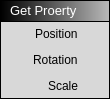
<?xml version="1.0" encoding="UTF-8"?>
<ui version="4.0">
 <class>GetGOPropertysBlock</class>
 <widget class="QWidget" name="GetGOPropertysBlock">
  <property name="geometry">
   <rect>
    <x>0</x>
    <y>0</y>
    <width>110</width>
    <height>99</height>
   </rect>
  </property>
  <property name="windowTitle">
   <string>Form</string>
  </property>
  <layout class="QHBoxLayout" name="horizontalLayout">
   <property name="leftMargin">
    <number>0</number>
   </property>
   <property name="topMargin">
    <number>0</number>
   </property>
   <property name="rightMargin">
    <number>0</number>
   </property>
   <property name="bottomMargin">
    <number>0</number>
   </property>
   <item>
    <widget class="QWidget" name="Holder" native="true">
     <property name="styleSheet">
      <string notr="true">QWidget#Holder { background-color: rgb(0, 0, 0); }</string>
     </property>
     <layout class="QVBoxLayout" name="verticalLayout_8">
      <property name="spacing">
       <number>1</number>
      </property>
      <property name="leftMargin">
       <number>1</number>
      </property>
      <property name="topMargin">
       <number>1</number>
      </property>
      <property name="rightMargin">
       <number>1</number>
      </property>
      <property name="bottomMargin">
       <number>1</number>
      </property>
      <item>
       <widget class="QWidget" name="Header" native="true">
        <property name="minimumSize">
         <size>
          <width>0</width>
          <height>20</height>
         </size>
        </property>
        <property name="maximumSize">
         <size>
          <width>16777215</width>
          <height>28</height>
         </size>
        </property>
        <property name="styleSheet">
         <string notr="true">background-color: qlineargradient(spread:pad, x1:0, y1:0, x2:1, y2:0, stop:0 rgba(0, 0, 0, 255), stop:1 rgba(184, 184, 184, 255));</string>
        </property>
        <layout class="QVBoxLayout" name="verticalLayout_5">
         <property name="spacing">
          <number>6</number>
         </property>
         <property name="leftMargin">
          <number>9</number>
         </property>
         <property name="topMargin">
          <number>0</number>
         </property>
         <property name="rightMargin">
          <number>9</number>
         </property>
         <property name="bottomMargin">
          <number>0</number>
         </property>
         <item>
          <widget class="QLabel" name="label">
           <property name="sizePolicy">
            <sizepolicy hsizetype="Maximum" vsizetype="Preferred">
             <horstretch>0</horstretch>
             <verstretch>0</verstretch>
            </sizepolicy>
           </property>
           <property name="maximumSize">
            <size>
             <width>16777215</width>
             <height>16777215</height>
            </size>
           </property>
           <property name="styleSheet">
            <string notr="true">background-color: rgba(255, 255, 255, 0);</string>
           </property>
           <property name="text">
            <string>&lt;html&gt;&lt;head/&gt;&lt;body&gt;&lt;p&gt;&lt;span style=&quot; font-size:10pt; color:#ffffff;&quot;&gt;Get Proerty&lt;/span&gt;&lt;/p&gt;&lt;/body&gt;&lt;/html&gt;</string>
           </property>
          </widget>
         </item>
        </layout>
       </widget>
      </item>
      <item>
       <widget class="QWidget" name="widget" native="true">
        <property name="styleSheet">
         <string notr="true">background-color: rgb(216, 216, 216);</string>
        </property>
        <layout class="QHBoxLayout" name="horizontalLayout_2">
         <property name="topMargin">
          <number>2</number>
         </property>
         <property name="bottomMargin">
          <number>2</number>
         </property>
         <item>
          <widget class="QWidget" name="OutNodes" native="true">
           <property name="layoutDirection">
            <enum>Qt::RightToLeft</enum>
           </property>
           <layout class="QVBoxLayout" name="verticalLayout">
            <property name="leftMargin">
             <number>0</number>
            </property>
            <property name="topMargin">
             <number>0</number>
            </property>
            <property name="rightMargin">
             <number>0</number>
            </property>
            <property name="bottomMargin">
             <number>0</number>
            </property>
            <item>
             <widget class="QWidget" name="PositionRow" native="true">
              <layout class="QHBoxLayout" name="horizontalLayout_3">
               <property name="leftMargin">
                <number>0</number>
               </property>
               <property name="topMargin">
                <number>0</number>
               </property>
               <property name="rightMargin">
                <number>0</number>
               </property>
               <property name="bottomMargin">
                <number>0</number>
               </property>
               <item>
                <widget class="ConnectorOut" name="PositionNode" native="true">
                 <property name="sizePolicy">
                  <sizepolicy hsizetype="Preferred" vsizetype="Preferred">
                   <horstretch>0</horstretch>
                   <verstretch>0</verstretch>
                  </sizepolicy>
                 </property>
                 <property name="minimumSize">
                  <size>
                   <width>16</width>
                   <height>16</height>
                  </size>
                 </property>
                 <property name="maximumSize">
                  <size>
                   <width>16</width>
                   <height>16</height>
                  </size>
                 </property>
                 <property name="styleSheet">
                  <string notr="true"/>
                 </property>
                </widget>
               </item>
               <item>
                <widget class="QLabel" name="PositionLabel">
                 <property name="text">
                  <string>Position</string>
                 </property>
                </widget>
               </item>
               <item>
                <spacer name="horizontalSpacer_3">
                 <property name="orientation">
                  <enum>Qt::Horizontal</enum>
                 </property>
                 <property name="sizeHint" stdset="0">
                  <size>
                   <width>40</width>
                   <height>20</height>
                  </size>
                 </property>
                </spacer>
               </item>
              </layout>
             </widget>
            </item>
            <item>
             <widget class="QWidget" name="RotationRow" native="true">
              <layout class="QHBoxLayout" name="horizontalLayout_5">
               <property name="leftMargin">
                <number>0</number>
               </property>
               <property name="topMargin">
                <number>0</number>
               </property>
               <property name="rightMargin">
                <number>0</number>
               </property>
               <property name="bottomMargin">
                <number>0</number>
               </property>
               <item>
                <widget class="ConnectorOut" name="RotationNode" native="true">
                 <property name="sizePolicy">
                  <sizepolicy hsizetype="Preferred" vsizetype="Preferred">
                   <horstretch>0</horstretch>
                   <verstretch>0</verstretch>
                  </sizepolicy>
                 </property>
                 <property name="minimumSize">
                  <size>
                   <width>16</width>
                   <height>16</height>
                  </size>
                 </property>
                 <property name="maximumSize">
                  <size>
                   <width>16</width>
                   <height>16</height>
                  </size>
                 </property>
                 <property name="styleSheet">
                  <string notr="true"/>
                 </property>
                </widget>
               </item>
               <item>
                <widget class="QLabel" name="RotationLabel">
                 <property name="text">
                  <string>Rotation</string>
                 </property>
                </widget>
               </item>
               <item>
                <spacer name="horizontalSpacer_2">
                 <property name="orientation">
                  <enum>Qt::Horizontal</enum>
                 </property>
                 <property name="sizeHint" stdset="0">
                  <size>
                   <width>40</width>
                   <height>20</height>
                  </size>
                 </property>
                </spacer>
               </item>
              </layout>
             </widget>
            </item>
            <item>
             <widget class="QWidget" name="ScaleRow" native="true">
              <layout class="QHBoxLayout" name="horizontalLayout_4">
               <property name="leftMargin">
                <number>0</number>
               </property>
               <property name="topMargin">
                <number>0</number>
               </property>
               <property name="rightMargin">
                <number>0</number>
               </property>
               <property name="bottomMargin">
                <number>0</number>
               </property>
               <item>
                <widget class="ConnectorOut" name="ScaleNode" native="true">
                 <property name="sizePolicy">
                  <sizepolicy hsizetype="Preferred" vsizetype="Preferred">
                   <horstretch>0</horstretch>
                   <verstretch>0</verstretch>
                  </sizepolicy>
                 </property>
                 <property name="minimumSize">
                  <size>
                   <width>16</width>
                   <height>16</height>
                  </size>
                 </property>
                 <property name="maximumSize">
                  <size>
                   <width>16</width>
                   <height>16</height>
                  </size>
                 </property>
                 <property name="styleSheet">
                  <string notr="true"/>
                 </property>
                </widget>
               </item>
               <item>
                <widget class="QLabel" name="ScaleLabel">
                 <property name="text">
                  <string>Scale</string>
                 </property>
                </widget>
               </item>
               <item>
                <spacer name="horizontalSpacer">
                 <property name="orientation">
                  <enum>Qt::Horizontal</enum>
                 </property>
                 <property name="sizeHint" stdset="0">
                  <size>
                   <width>40</width>
                   <height>20</height>
                  </size>
                 </property>
                </spacer>
               </item>
              </layout>
             </widget>
            </item>
           </layout>
          </widget>
         </item>
        </layout>
       </widget>
      </item>
     </layout>
    </widget>
   </item>
  </layout>
 </widget>
 <customwidgets>
  <customwidget>
   <class>ConnectorOut</class>
   <extends>QWidget</extends>
   <header>connectorout.h</header>
   <container>1</container>
  </customwidget>
 </customwidgets>
 <resources/>
 <connections/>
</ui>
